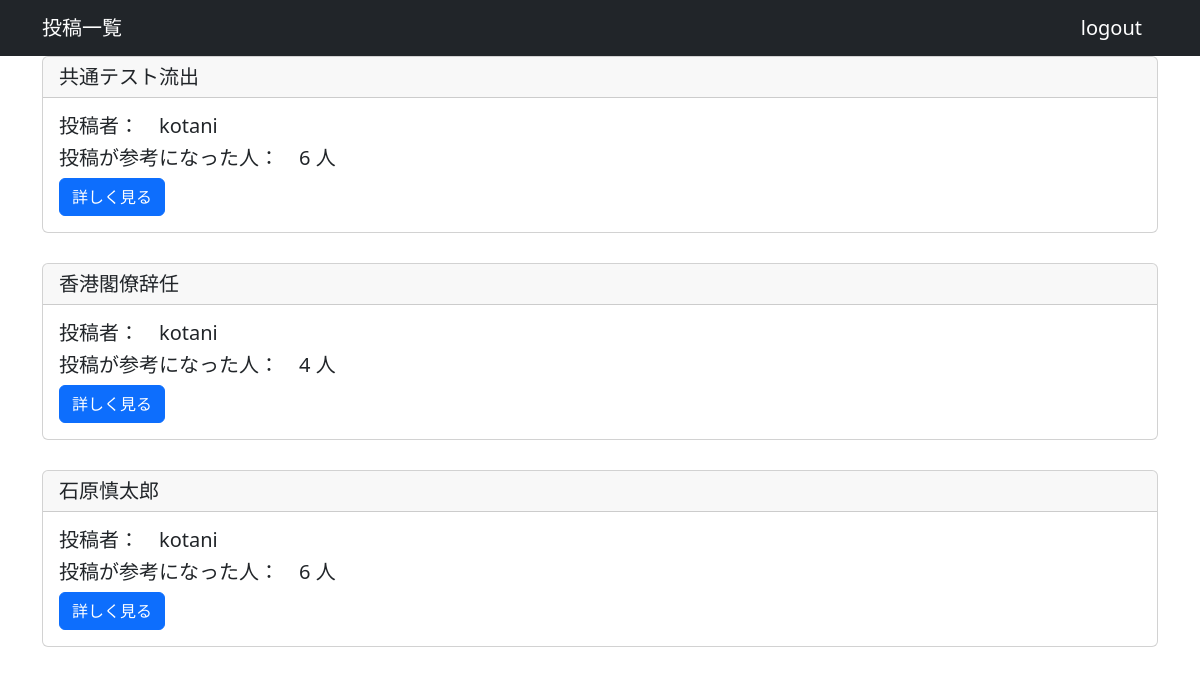
The app's page /postingapp/list/ (signed in) with its own data.
### postingapp/models.py (models this page shows, shortened)
class PostingModel(models.Model):
    title = models.CharField(max_length=100)
    content = models.TextField()
    author = models.ForeignKey(User, on_delete=models.CASCADE)
    images = models.ImageField(upload_to='')
    useful_review = models.IntegerField(null=True, blank=True, default=0)
    useful_review_record = models.TextField()
    evaluation = models.CharField(max_length=10, choices=EVALUATION_CHOICES)
    created_at = models.DateTimeField("投稿日", auto_now_add=True)
    updated_at = models.DateTimeField("更新日", auto_now=True)

### postingapp/views.py (the view)
# urls.py: path('list/', listview, name='list'),
@login_required
def listview(request):
    object_list = PostingModel.objects.all()
    return render(request, 'list.html', {'object_list': object_list})

### templates/list.html
{% extends 'base.html' %}
{% load static %}
{% block header %}
<link rel='stylesheet' type="text/css" href="{% static 'style.css' %}">
{% endblock header %}
{% block content %}
<div class="container">
    {% for item in object_list %}
    <div class="card">
        <h5 class="card-header">{{ item.title }}</h5>
        <div class="card-body">
          <h5 class="card-title">投稿者：　{{ item.author }} </h5>
          <h5 class="card-title">投稿が参考になった人：　{{ item.useful_review }} 人</h5>
          <a href="{% url 'list' %}" class="btn btn-primary">詳しく見る</a>
        </div>
    </div>
    {% endfor %}
</div>
{% endblock content %}

### static/style1.css (style rules this page uses)
.card { margin-bottom: 30px; }

### static/style.css (style rules this page uses)
.card { margin-bottom: 30px; }

### records on screen
PostingModel: title "共通テスト流出", author "kotani", useful_review "6"
PostingModel: title "香港閣僚辞任", author "kotani", useful_review "4"
PostingModel: title "石原慎太郎", author "kotani", useful_review "6"
